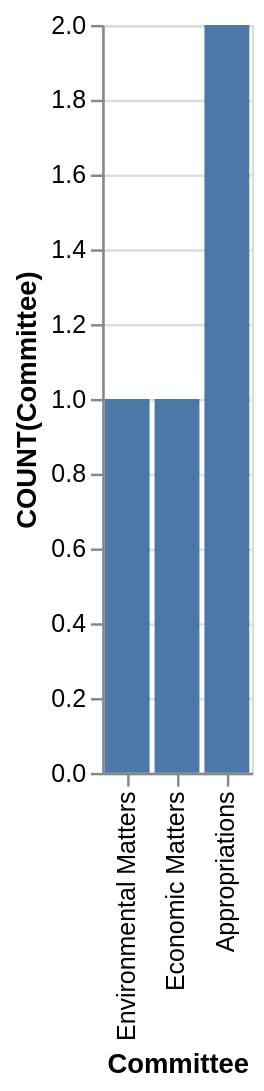

Vega-Lite specification stored for this chart:
### Vega-Lite specification from a JSON file in a GitHub repository (floating-point values rounded to 4 significant figures)
{"data": {"values": [{"x_data": "Environmental Matters", "y_data": 1}, {"x_data": "Economic Matters", "y_data": 1}, {"x_data": "Appropriations", "y_data": 2}]}, "mark": "bar", "encoding": {"x": {"field": "x_data", "type": "nominal", "title": "Committee", "sort": "descending"}, "y": {"field": "y_data", "type": "quantitative", "title": "COUNT(Committee)"}}}
